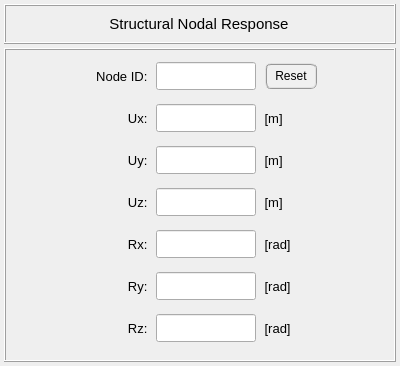
<?xml version="1.0" encoding="UTF-8"?>
<ui version="4.0">
 <class>Form</class>
 <widget class="QWidget" name="Form">
  <property name="geometry">
   <rect>
    <x>0</x>
    <y>0</y>
    <width>400</width>
    <height>366</height>
   </rect>
  </property>
  <property name="windowTitle">
   <string>Form</string>
  </property>
  <layout class="QGridLayout" name="gridLayout_3">
   <property name="leftMargin">
    <number>4</number>
   </property>
   <property name="topMargin">
    <number>4</number>
   </property>
   <property name="rightMargin">
    <number>4</number>
   </property>
   <property name="bottomMargin">
    <number>4</number>
   </property>
   <property name="spacing">
    <number>4</number>
   </property>
   <item row="0" column="0">
    <widget class="QFrame" name="frame_title">
     <property name="minimumSize">
      <size>
       <width>0</width>
       <height>40</height>
      </size>
     </property>
     <property name="maximumSize">
      <size>
       <width>16777215</width>
       <height>40</height>
      </size>
     </property>
     <property name="frameShape">
      <enum>QFrame::Box</enum>
     </property>
     <property name="frameShadow">
      <enum>QFrame::Raised</enum>
     </property>
     <layout class="QGridLayout" name="gridLayout">
      <property name="leftMargin">
       <number>0</number>
      </property>
      <property name="topMargin">
       <number>0</number>
      </property>
      <property name="rightMargin">
       <number>2</number>
      </property>
      <property name="bottomMargin">
       <number>0</number>
      </property>
      <property name="spacing">
       <number>0</number>
      </property>
      <item row="0" column="0">
       <widget class="QLabel" name="label">
        <property name="minimumSize">
         <size>
          <width>300</width>
          <height>32</height>
         </size>
        </property>
        <property name="maximumSize">
         <size>
          <width>300</width>
          <height>32</height>
         </size>
        </property>
        <property name="font">
         <font>
          <pointsize>11</pointsize>
          <weight>50</weight>
          <bold>false</bold>
         </font>
        </property>
        <property name="frameShape">
         <enum>QFrame::NoFrame</enum>
        </property>
        <property name="frameShadow">
         <enum>QFrame::Raised</enum>
        </property>
        <property name="text">
         <string>Structural Nodal Response</string>
        </property>
        <property name="alignment">
         <set>Qt::AlignCenter</set>
        </property>
       </widget>
      </item>
     </layout>
    </widget>
   </item>
   <item row="1" column="0">
    <widget class="QFrame" name="frame_2">
     <property name="minimumSize">
      <size>
       <width>0</width>
       <height>272</height>
      </size>
     </property>
     <property name="maximumSize">
      <size>
       <width>16777215</width>
       <height>320</height>
      </size>
     </property>
     <property name="frameShape">
      <enum>QFrame::Box</enum>
     </property>
     <property name="frameShadow">
      <enum>QFrame::Raised</enum>
     </property>
     <layout class="QGridLayout" name="gridLayout_5">
      <property name="leftMargin">
       <number>0</number>
      </property>
      <property name="topMargin">
       <number>0</number>
      </property>
      <property name="rightMargin">
       <number>0</number>
      </property>
      <property name="bottomMargin">
       <number>0</number>
      </property>
      <property name="spacing">
       <number>0</number>
      </property>
      <item row="0" column="0">
       <widget class="QFrame" name="frame_responses">
        <property name="minimumSize">
         <size>
          <width>0</width>
          <height>260</height>
         </size>
        </property>
        <property name="maximumSize">
         <size>
          <width>16777215</width>
          <height>320</height>
         </size>
        </property>
        <property name="frameShape">
         <enum>QFrame::NoFrame</enum>
        </property>
        <property name="frameShadow">
         <enum>QFrame::Raised</enum>
        </property>
        <layout class="QGridLayout" name="gridLayout_2">
         <property name="leftMargin">
          <number>0</number>
         </property>
         <property name="topMargin">
          <number>0</number>
         </property>
         <property name="rightMargin">
          <number>0</number>
         </property>
         <property name="bottomMargin">
          <number>0</number>
         </property>
         <property name="horizontalSpacing">
          <number>5</number>
         </property>
         <property name="verticalSpacing">
          <number>2</number>
         </property>
         <item row="0" column="4">
          <widget class="QFrame" name="frame_4">
           <property name="frameShape">
            <enum>QFrame::NoFrame</enum>
           </property>
           <property name="frameShadow">
            <enum>QFrame::Raised</enum>
           </property>
           <layout class="QGridLayout" name="gridLayout_4">
            <property name="leftMargin">
             <number>0</number>
            </property>
            <property name="topMargin">
             <number>0</number>
            </property>
            <property name="rightMargin">
             <number>0</number>
            </property>
            <property name="bottomMargin">
             <number>0</number>
            </property>
            <property name="spacing">
             <number>0</number>
            </property>
           </layout>
          </widget>
         </item>
         <item row="0" column="0">
          <widget class="QFrame" name="frame_3">
           <property name="maximumSize">
            <size>
             <width>16777215</width>
             <height>16777215</height>
            </size>
           </property>
           <property name="frameShape">
            <enum>QFrame::NoFrame</enum>
           </property>
           <property name="frameShadow">
            <enum>QFrame::Raised</enum>
           </property>
          </widget>
         </item>
         <item row="0" column="3">
          <widget class="QFrame" name="frame">
           <property name="minimumSize">
            <size>
             <width>60</width>
             <height>28</height>
            </size>
           </property>
           <property name="maximumSize">
            <size>
             <width>60</width>
             <height>28</height>
            </size>
           </property>
           <property name="frameShape">
            <enum>QFrame::NoFrame</enum>
           </property>
           <property name="frameShadow">
            <enum>QFrame::Raised</enum>
           </property>
           <layout class="QGridLayout" name="gridLayout_6">
            <property name="leftMargin">
             <number>0</number>
            </property>
            <property name="topMargin">
             <number>0</number>
            </property>
            <property name="rightMargin">
             <number>0</number>
            </property>
            <property name="bottomMargin">
             <number>0</number>
            </property>
            <property name="spacing">
             <number>0</number>
            </property>
            <item row="0" column="0">
             <widget class="QPushButton" name="pushButton_reset">
              <property name="minimumSize">
               <size>
                <width>52</width>
                <height>26</height>
               </size>
              </property>
              <property name="maximumSize">
               <size>
                <width>52</width>
                <height>26</height>
               </size>
              </property>
              <property name="styleSheet">
               <string notr="true">QPushButton{border-radius: 6px; border-color: rgb(150, 150, 150); border-style: ridge; border-width: 2px; color: rgb(0, 0, 0); background-color: rgb(240, 240, 240); font: 75 10pt &quot;MS Shell Dlg 2&quot;}
QPushButton:hover{border-radius: 6px; border-color: rgb(0, 170, 255); border-style: ridge; border-width: 2px; color: rgb(0, 0, 0); background-color: rgba(174, 213, 255, 100); font: 75 10pt &quot;MS Shell Dlg 2&quot;}
QPushButton:pressed{border-radius: 6px; border-color: rgb(0, 170, 255); border-style: ridge; border-width: 3px; color: rgb(0, 0, 0); background-color: rgb(174, 213, 255); font: 75 10pt &quot;MS Shell Dlg 2&quot;}</string>
              </property>
              <property name="text">
               <string>Reset</string>
              </property>
             </widget>
            </item>
           </layout>
          </widget>
         </item>
         <item row="1" column="3">
          <widget class="QLabel" name="label_8">
           <property name="minimumSize">
            <size>
             <width>48</width>
             <height>28</height>
            </size>
           </property>
           <property name="maximumSize">
            <size>
             <width>48</width>
             <height>28</height>
            </size>
           </property>
           <property name="font">
            <font>
             <pointsize>10</pointsize>
             <weight>50</weight>
             <bold>false</bold>
            </font>
           </property>
           <property name="text">
            <string> [m]</string>
           </property>
           <property name="alignment">
            <set>Qt::AlignLeading|Qt::AlignLeft|Qt::AlignVCenter</set>
           </property>
          </widget>
         </item>
         <item row="0" column="2">
          <widget class="QLineEdit" name="lineEdit_node_id">
           <property name="minimumSize">
            <size>
             <width>100</width>
             <height>28</height>
            </size>
           </property>
           <property name="maximumSize">
            <size>
             <width>100</width>
             <height>28</height>
            </size>
           </property>
           <property name="sizeIncrement">
            <size>
             <width>0</width>
             <height>0</height>
            </size>
           </property>
           <property name="baseSize">
            <size>
             <width>0</width>
             <height>0</height>
            </size>
           </property>
           <property name="font">
            <font>
             <pointsize>10</pointsize>
             <weight>75</weight>
             <bold>true</bold>
            </font>
           </property>
           <property name="styleSheet">
            <string notr="true"/>
           </property>
           <property name="alignment">
            <set>Qt::AlignCenter</set>
           </property>
          </widget>
         </item>
         <item row="1" column="1">
          <widget class="QLabel" name="label_2">
           <property name="minimumSize">
            <size>
             <width>72</width>
             <height>28</height>
            </size>
           </property>
           <property name="maximumSize">
            <size>
             <width>72</width>
             <height>28</height>
            </size>
           </property>
           <property name="font">
            <font>
             <pointsize>10</pointsize>
             <weight>50</weight>
             <bold>false</bold>
            </font>
           </property>
           <property name="text">
            <string>Ux: </string>
           </property>
           <property name="alignment">
            <set>Qt::AlignRight|Qt::AlignTrailing|Qt::AlignVCenter</set>
           </property>
          </widget>
         </item>
         <item row="1" column="2">
          <widget class="QLineEdit" name="lineEdit_response_ux">
           <property name="minimumSize">
            <size>
             <width>100</width>
             <height>28</height>
            </size>
           </property>
           <property name="maximumSize">
            <size>
             <width>100</width>
             <height>28</height>
            </size>
           </property>
           <property name="sizeIncrement">
            <size>
             <width>0</width>
             <height>0</height>
            </size>
           </property>
           <property name="baseSize">
            <size>
             <width>0</width>
             <height>0</height>
            </size>
           </property>
           <property name="font">
            <font>
             <pointsize>10</pointsize>
            </font>
           </property>
           <property name="alignment">
            <set>Qt::AlignCenter</set>
           </property>
          </widget>
         </item>
         <item row="2" column="1">
          <widget class="QLabel" name="label_3">
           <property name="minimumSize">
            <size>
             <width>72</width>
             <height>28</height>
            </size>
           </property>
           <property name="maximumSize">
            <size>
             <width>72</width>
             <height>28</height>
            </size>
           </property>
           <property name="font">
            <font>
             <pointsize>10</pointsize>
             <weight>50</weight>
             <bold>false</bold>
            </font>
           </property>
           <property name="text">
            <string>Uy: </string>
           </property>
           <property name="alignment">
            <set>Qt::AlignRight|Qt::AlignTrailing|Qt::AlignVCenter</set>
           </property>
          </widget>
         </item>
         <item row="2" column="3">
          <widget class="QLabel" name="label_9">
           <property name="minimumSize">
            <size>
             <width>48</width>
             <height>28</height>
            </size>
           </property>
           <property name="maximumSize">
            <size>
             <width>48</width>
             <height>28</height>
            </size>
           </property>
           <property name="font">
            <font>
             <pointsize>10</pointsize>
             <weight>50</weight>
             <bold>false</bold>
            </font>
           </property>
           <property name="text">
            <string> [m]</string>
           </property>
           <property name="alignment">
            <set>Qt::AlignLeading|Qt::AlignLeft|Qt::AlignVCenter</set>
           </property>
          </widget>
         </item>
         <item row="3" column="1">
          <widget class="QLabel" name="label_4">
           <property name="minimumSize">
            <size>
             <width>72</width>
             <height>28</height>
            </size>
           </property>
           <property name="maximumSize">
            <size>
             <width>72</width>
             <height>28</height>
            </size>
           </property>
           <property name="font">
            <font>
             <pointsize>10</pointsize>
             <weight>50</weight>
             <bold>false</bold>
            </font>
           </property>
           <property name="text">
            <string>Uz: </string>
           </property>
           <property name="alignment">
            <set>Qt::AlignRight|Qt::AlignTrailing|Qt::AlignVCenter</set>
           </property>
          </widget>
         </item>
         <item row="4" column="1">
          <widget class="QLabel" name="label_5">
           <property name="minimumSize">
            <size>
             <width>72</width>
             <height>28</height>
            </size>
           </property>
           <property name="maximumSize">
            <size>
             <width>72</width>
             <height>28</height>
            </size>
           </property>
           <property name="font">
            <font>
             <pointsize>10</pointsize>
             <weight>50</weight>
             <bold>false</bold>
            </font>
           </property>
           <property name="text">
            <string>Rx: </string>
           </property>
           <property name="alignment">
            <set>Qt::AlignRight|Qt::AlignTrailing|Qt::AlignVCenter</set>
           </property>
          </widget>
         </item>
         <item row="2" column="2">
          <widget class="QLineEdit" name="lineEdit_response_uy">
           <property name="minimumSize">
            <size>
             <width>100</width>
             <height>28</height>
            </size>
           </property>
           <property name="maximumSize">
            <size>
             <width>100</width>
             <height>28</height>
            </size>
           </property>
           <property name="sizeIncrement">
            <size>
             <width>0</width>
             <height>0</height>
            </size>
           </property>
           <property name="baseSize">
            <size>
             <width>0</width>
             <height>0</height>
            </size>
           </property>
           <property name="font">
            <font>
             <pointsize>10</pointsize>
            </font>
           </property>
           <property name="alignment">
            <set>Qt::AlignCenter</set>
           </property>
          </widget>
         </item>
         <item row="0" column="1">
          <widget class="QLabel" name="label_14">
           <property name="minimumSize">
            <size>
             <width>72</width>
             <height>28</height>
            </size>
           </property>
           <property name="maximumSize">
            <size>
             <width>72</width>
             <height>28</height>
            </size>
           </property>
           <property name="font">
            <font>
             <pointsize>10</pointsize>
             <weight>50</weight>
             <bold>false</bold>
            </font>
           </property>
           <property name="text">
            <string>Node ID: </string>
           </property>
           <property name="alignment">
            <set>Qt::AlignRight|Qt::AlignTrailing|Qt::AlignVCenter</set>
           </property>
          </widget>
         </item>
         <item row="3" column="2">
          <widget class="QLineEdit" name="lineEdit_response_uz">
           <property name="minimumSize">
            <size>
             <width>100</width>
             <height>28</height>
            </size>
           </property>
           <property name="maximumSize">
            <size>
             <width>100</width>
             <height>28</height>
            </size>
           </property>
           <property name="sizeIncrement">
            <size>
             <width>0</width>
             <height>0</height>
            </size>
           </property>
           <property name="baseSize">
            <size>
             <width>0</width>
             <height>0</height>
            </size>
           </property>
           <property name="font">
            <font>
             <pointsize>10</pointsize>
            </font>
           </property>
           <property name="alignment">
            <set>Qt::AlignCenter</set>
           </property>
          </widget>
         </item>
         <item row="3" column="3">
          <widget class="QLabel" name="label_10">
           <property name="minimumSize">
            <size>
             <width>48</width>
             <height>28</height>
            </size>
           </property>
           <property name="maximumSize">
            <size>
             <width>48</width>
             <height>28</height>
            </size>
           </property>
           <property name="font">
            <font>
             <pointsize>10</pointsize>
             <weight>50</weight>
             <bold>false</bold>
            </font>
           </property>
           <property name="text">
            <string> [m]</string>
           </property>
           <property name="alignment">
            <set>Qt::AlignLeading|Qt::AlignLeft|Qt::AlignVCenter</set>
           </property>
          </widget>
         </item>
         <item row="6" column="2">
          <widget class="QLineEdit" name="lineEdit_response_rz">
           <property name="minimumSize">
            <size>
             <width>100</width>
             <height>28</height>
            </size>
           </property>
           <property name="maximumSize">
            <size>
             <width>100</width>
             <height>28</height>
            </size>
           </property>
           <property name="sizeIncrement">
            <size>
             <width>0</width>
             <height>0</height>
            </size>
           </property>
           <property name="baseSize">
            <size>
             <width>0</width>
             <height>0</height>
            </size>
           </property>
           <property name="font">
            <font>
             <pointsize>10</pointsize>
            </font>
           </property>
           <property name="alignment">
            <set>Qt::AlignCenter</set>
           </property>
          </widget>
         </item>
         <item row="4" column="2">
          <widget class="QLineEdit" name="lineEdit_response_rx">
           <property name="minimumSize">
            <size>
             <width>100</width>
             <height>28</height>
            </size>
           </property>
           <property name="maximumSize">
            <size>
             <width>100</width>
             <height>28</height>
            </size>
           </property>
           <property name="sizeIncrement">
            <size>
             <width>0</width>
             <height>0</height>
            </size>
           </property>
           <property name="baseSize">
            <size>
             <width>0</width>
             <height>0</height>
            </size>
           </property>
           <property name="font">
            <font>
             <pointsize>10</pointsize>
            </font>
           </property>
           <property name="alignment">
            <set>Qt::AlignCenter</set>
           </property>
          </widget>
         </item>
         <item row="5" column="1">
          <widget class="QLabel" name="label_6">
           <property name="minimumSize">
            <size>
             <width>72</width>
             <height>28</height>
            </size>
           </property>
           <property name="maximumSize">
            <size>
             <width>72</width>
             <height>28</height>
            </size>
           </property>
           <property name="font">
            <font>
             <pointsize>10</pointsize>
             <weight>50</weight>
             <bold>false</bold>
            </font>
           </property>
           <property name="text">
            <string>Ry: </string>
           </property>
           <property name="alignment">
            <set>Qt::AlignRight|Qt::AlignTrailing|Qt::AlignVCenter</set>
           </property>
          </widget>
         </item>
         <item row="6" column="3">
          <widget class="QLabel" name="label_13">
           <property name="minimumSize">
            <size>
             <width>48</width>
             <height>28</height>
            </size>
           </property>
           <property name="maximumSize">
            <size>
             <width>48</width>
             <height>28</height>
            </size>
           </property>
           <property name="font">
            <font>
             <pointsize>10</pointsize>
             <weight>50</weight>
             <bold>false</bold>
            </font>
           </property>
           <property name="text">
            <string> [rad]</string>
           </property>
           <property name="alignment">
            <set>Qt::AlignLeading|Qt::AlignLeft|Qt::AlignVCenter</set>
           </property>
          </widget>
         </item>
         <item row="5" column="3">
          <widget class="QLabel" name="label_12">
           <property name="minimumSize">
            <size>
             <width>48</width>
             <height>28</height>
            </size>
           </property>
           <property name="maximumSize">
            <size>
             <width>48</width>
             <height>28</height>
            </size>
           </property>
           <property name="font">
            <font>
             <pointsize>10</pointsize>
             <weight>50</weight>
             <bold>false</bold>
            </font>
           </property>
           <property name="text">
            <string> [rad]</string>
           </property>
           <property name="alignment">
            <set>Qt::AlignLeading|Qt::AlignLeft|Qt::AlignVCenter</set>
           </property>
          </widget>
         </item>
         <item row="5" column="2">
          <widget class="QLineEdit" name="lineEdit_response_ry">
           <property name="minimumSize">
            <size>
             <width>100</width>
             <height>28</height>
            </size>
           </property>
           <property name="maximumSize">
            <size>
             <width>100</width>
             <height>28</height>
            </size>
           </property>
           <property name="sizeIncrement">
            <size>
             <width>0</width>
             <height>0</height>
            </size>
           </property>
           <property name="baseSize">
            <size>
             <width>0</width>
             <height>0</height>
            </size>
           </property>
           <property name="font">
            <font>
             <pointsize>10</pointsize>
            </font>
           </property>
           <property name="alignment">
            <set>Qt::AlignCenter</set>
           </property>
          </widget>
         </item>
         <item row="4" column="3">
          <widget class="QLabel" name="label_11">
           <property name="minimumSize">
            <size>
             <width>48</width>
             <height>28</height>
            </size>
           </property>
           <property name="maximumSize">
            <size>
             <width>48</width>
             <height>28</height>
            </size>
           </property>
           <property name="font">
            <font>
             <pointsize>10</pointsize>
             <weight>50</weight>
             <bold>false</bold>
            </font>
           </property>
           <property name="text">
            <string> [rad]</string>
           </property>
           <property name="alignment">
            <set>Qt::AlignLeading|Qt::AlignLeft|Qt::AlignVCenter</set>
           </property>
          </widget>
         </item>
         <item row="6" column="1">
          <widget class="QLabel" name="label_7">
           <property name="minimumSize">
            <size>
             <width>72</width>
             <height>28</height>
            </size>
           </property>
           <property name="maximumSize">
            <size>
             <width>72</width>
             <height>28</height>
            </size>
           </property>
           <property name="font">
            <font>
             <pointsize>10</pointsize>
             <weight>50</weight>
             <bold>false</bold>
            </font>
           </property>
           <property name="text">
            <string>Rz: </string>
           </property>
           <property name="alignment">
            <set>Qt::AlignRight|Qt::AlignTrailing|Qt::AlignVCenter</set>
           </property>
          </widget>
         </item>
        </layout>
       </widget>
      </item>
     </layout>
    </widget>
   </item>
  </layout>
 </widget>
 <resources/>
 <connections/>
</ui>
